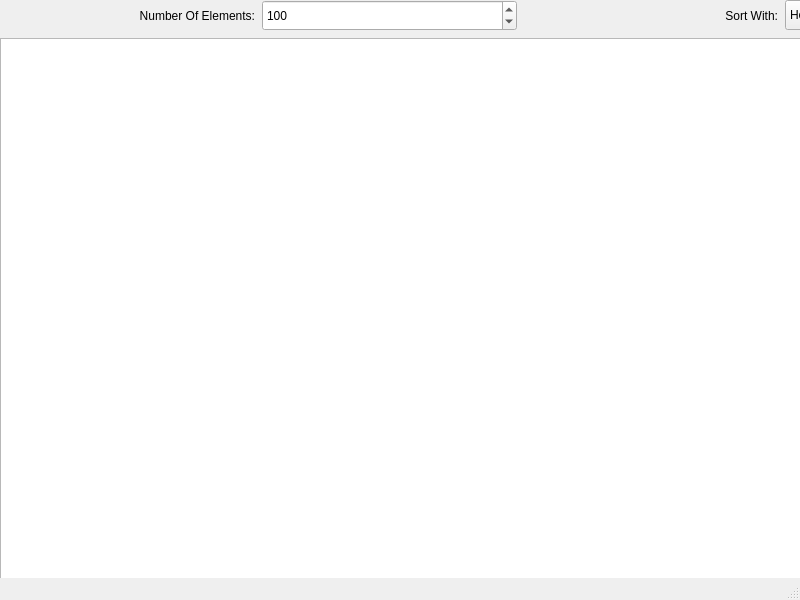
<?xml version="1.0" encoding="UTF-8"?>
<ui version="4.0">
 <class>MainWindow</class>
 <widget class="QMainWindow" name="MainWindow">
  <property name="geometry">
   <rect>
    <x>0</x>
    <y>0</y>
    <width>800</width>
    <height>600</height>
   </rect>
  </property>
  <property name="windowTitle">
   <string>MainWindow</string>
  </property>
  <widget class="QWidget" name="centralwidget">
   <widget class="QGraphicsView" name="graphicsView">
    <property name="geometry">
     <rect>
      <x>0</x>
      <y>38</y>
      <width>1040</width>
      <height>705</height>
     </rect>
    </property>
    <property name="sizePolicy">
     <sizepolicy hsizetype="Expanding" vsizetype="Expanding">
      <horstretch>1</horstretch>
      <verstretch>0</verstretch>
     </sizepolicy>
    </property>
    <property name="minimumSize">
     <size>
      <width>0</width>
      <height>0</height>
     </size>
    </property>
   </widget>
   <widget class="QSpinBox" name="findBox">
    <property name="geometry">
     <rect>
      <x>262</x>
      <y>750</y>
      <width>255</width>
      <height>31</height>
     </rect>
    </property>
    <property name="minimum">
     <number>16</number>
    </property>
    <property name="maximum">
     <number>512</number>
    </property>
    <property name="value">
     <number>30</number>
    </property>
   </widget>
   <widget class="QLabel" name="statsLabel">
    <property name="geometry">
     <rect>
      <x>1047</x>
      <y>721</y>
      <width>400</width>
      <height>22</height>
     </rect>
    </property>
    <property name="font">
     <font>
      <pointsize>11</pointsize>
     </font>
    </property>
    <property name="text">
     <string>TextLabel</string>
    </property>
    <property name="alignment">
     <set>Qt::AlignCenter</set>
    </property>
   </widget>
   <widget class="QSpinBox" name="inputCount">
    <property name="geometry">
     <rect>
      <x>262</x>
      <y>0</y>
      <width>255</width>
      <height>31</height>
     </rect>
    </property>
    <property name="minimum">
     <number>4</number>
    </property>
    <property name="maximum">
     <number>256</number>
    </property>
    <property name="value">
     <number>100</number>
    </property>
   </widget>
   <widget class="QTableWidget" name="tableWidget">
    <property name="geometry">
     <rect>
      <x>1047</x>
      <y>38</y>
      <width>400</width>
      <height>676</height>
     </rect>
    </property>
    <property name="minimumSize">
     <size>
      <width>400</width>
      <height>0</height>
     </size>
    </property>
    <property name="editTriggers">
     <set>QAbstractItemView::NoEditTriggers</set>
    </property>
    <property name="selectionMode">
     <enum>QAbstractItemView::SingleSelection</enum>
    </property>
    <property name="selectionBehavior">
     <enum>QAbstractItemView::SelectRows</enum>
    </property>
    <column>
     <property name="text">
      <string>Action</string>
     </property>
    </column>
    <column>
     <property name="text">
      <string>Index</string>
     </property>
    </column>
    <column>
     <property name="text">
      <string>Value/Index2</string>
     </property>
    </column>
   </widget>
   <widget class="QLabel" name="label_3">
    <property name="geometry">
     <rect>
      <x>0</x>
      <y>750</y>
      <width>255</width>
      <height>31</height>
     </rect>
    </property>
    <property name="text">
     <string>Binary Seacrh For:</string>
    </property>
    <property name="alignment">
     <set>Qt::AlignRight|Qt::AlignTrailing|Qt::AlignVCenter</set>
    </property>
   </widget>
   <widget class="QComboBox" name="sortSelect">
    <property name="geometry">
     <rect>
      <x>785</x>
      <y>0</y>
      <width>255</width>
      <height>30</height>
     </rect>
    </property>
    <item>
     <property name="text">
      <string>HeapSort</string>
     </property>
    </item>
    <item>
     <property name="text">
      <string>QuickSort</string>
     </property>
    </item>
    <item>
     <property name="text">
      <string>MergeSort</string>
     </property>
    </item>
   </widget>
   <widget class="QLabel" name="label_2">
    <property name="geometry">
     <rect>
      <x>524</x>
      <y>0</y>
      <width>254</width>
      <height>31</height>
     </rect>
    </property>
    <property name="text">
     <string>Sort With:</string>
    </property>
    <property name="alignment">
     <set>Qt::AlignRight|Qt::AlignTrailing|Qt::AlignVCenter</set>
    </property>
   </widget>
   <widget class="QLabel" name="label">
    <property name="geometry">
     <rect>
      <x>0</x>
      <y>0</y>
      <width>255</width>
      <height>31</height>
     </rect>
    </property>
    <property name="text">
     <string>Number Of Elements:</string>
    </property>
    <property name="alignment">
     <set>Qt::AlignRight|Qt::AlignTrailing|Qt::AlignVCenter</set>
    </property>
   </widget>
   <widget class="QPushButton" name="playBtn">
    <property name="geometry">
     <rect>
      <x>1047</x>
      <y>0</y>
      <width>400</width>
      <height>31</height>
     </rect>
    </property>
    <property name="text">
     <string>PLAY</string>
    </property>
   </widget>
  </widget>
  <widget class="QMenuBar" name="menubar">
   <property name="geometry">
    <rect>
     <x>0</x>
     <y>0</y>
     <width>800</width>
     <height>27</height>
    </rect>
   </property>
  </widget>
  <widget class="QStatusBar" name="statusbar"/>
 </widget>
 <resources/>
 <connections/>
</ui>
